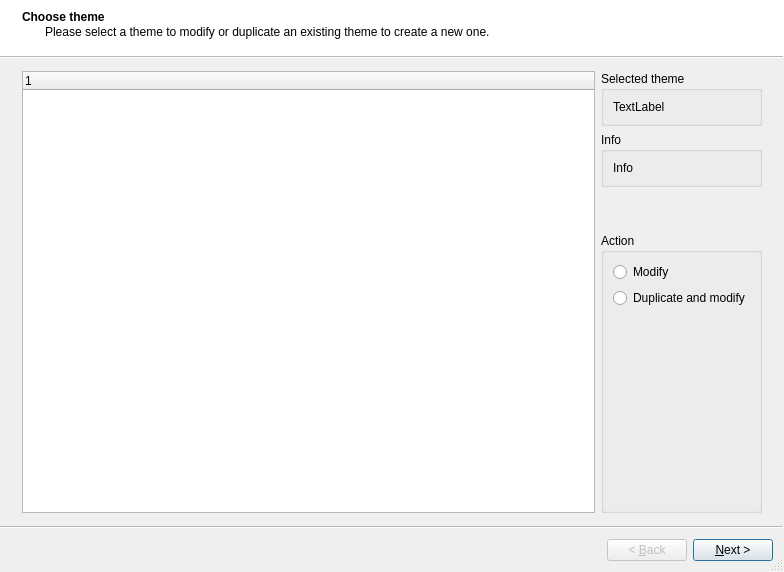
<?xml version="1.0" encoding="UTF-8"?>
<ui version="4.0">
 <class>ThemeWizard</class>
 <widget class="QWizard" name="ThemeWizard">
  <property name="geometry">
   <rect>
    <x>0</x>
    <y>0</y>
    <width>784</width>
    <height>572</height>
   </rect>
  </property>
  <property name="windowTitle">
   <string>Wizard</string>
  </property>
  <property name="sizeGripEnabled">
   <bool>true</bool>
  </property>
  <property name="modal">
   <bool>true</bool>
  </property>
  <property name="wizardStyle">
   <enum>QWizard::ModernStyle</enum>
  </property>
  <property name="options">
   <set>QWizard::NoCancelButton|QWizard::NoDefaultButton</set>
  </property>
  <widget class="QWizardPage" name="wizardPage1">
   <property name="title">
    <string>Choose theme</string>
   </property>
   <property name="subTitle">
    <string>Please select a theme to modify or duplicate an existing theme to create a new one.</string>
   </property>
   <layout class="QHBoxLayout" name="horizontalLayout">
    <item>
     <widget class="QTreeWidget" name="themeTreeWidget">
      <property name="sizeAdjustPolicy">
       <enum>QAbstractScrollArea::AdjustToContentsOnFirstShow</enum>
      </property>
      <column>
       <property name="text">
        <string notr="true">1</string>
       </property>
      </column>
     </widget>
    </item>
    <item>
     <layout class="QVBoxLayout" name="verticalLayout_2">
      <item>
       <widget class="QGroupBox" name="groupBox_3">
        <property name="title">
         <string>Selected theme</string>
        </property>
        <layout class="QVBoxLayout" name="verticalLayout_5">
         <item>
          <widget class="QLabel" name="themeNameLabel">
           <property name="text">
            <string notr="true">TextLabel</string>
           </property>
          </widget>
         </item>
        </layout>
       </widget>
      </item>
      <item>
       <widget class="QGroupBox" name="groupBox_5">
        <property name="title">
         <string>Info</string>
        </property>
        <layout class="QVBoxLayout" name="verticalLayout_7">
         <item>
          <widget class="QLabel" name="infoLabel">
           <property name="enabled">
            <bool>true</bool>
           </property>
           <property name="text">
            <string notr="true">Info</string>
           </property>
           <property name="wordWrap">
            <bool>true</bool>
           </property>
           <property name="openExternalLinks">
            <bool>true</bool>
           </property>
          </widget>
         </item>
        </layout>
       </widget>
      </item>
      <item>
       <spacer name="verticalSpacer_2">
        <property name="orientation">
         <enum>Qt::Vertical</enum>
        </property>
        <property name="sizeType">
         <enum>QSizePolicy::Maximum</enum>
        </property>
        <property name="sizeHint" stdset="0">
         <size>
          <width>20</width>
          <height>40</height>
         </size>
        </property>
       </spacer>
      </item>
      <item>
       <widget class="QGroupBox" name="groupBox">
        <property name="title">
         <string>Action</string>
        </property>
        <layout class="QVBoxLayout" name="verticalLayout">
         <item>
          <widget class="QRadioButton" name="modifyRadioButton">
           <property name="text">
            <string>Modify</string>
           </property>
          </widget>
         </item>
         <item>
          <widget class="QRadioButton" name="duplicateAndModifyRadioButton">
           <property name="text">
            <string>Duplicate and modify</string>
           </property>
          </widget>
         </item>
         <item>
          <spacer name="verticalSpacer">
           <property name="orientation">
            <enum>Qt::Vertical</enum>
           </property>
           <property name="sizeHint" stdset="0">
            <size>
             <width>20</width>
             <height>40</height>
            </size>
           </property>
          </spacer>
         </item>
        </layout>
       </widget>
      </item>
     </layout>
    </item>
   </layout>
  </widget>
  <widget class="QWizardPage" name="wizardPage2">
   <property name="title">
    <string>Modify</string>
   </property>
   <property name="subTitle">
    <string>Modify the selected theme.</string>
   </property>
   <layout class="QVBoxLayout" name="verticalLayout_8">
    <item>
     <widget class="QLabel" name="outputInfoLabel">
      <property name="text">
       <string notr="true">infos</string>
      </property>
      <property name="alignment">
       <set>Qt::AlignCenter</set>
      </property>
      <property name="wordWrap">
       <bool>true</bool>
      </property>
      <property name="textInteractionFlags">
       <set>Qt::LinksAccessibleByMouse|Qt::TextSelectableByMouse</set>
      </property>
     </widget>
    </item>
    <item>
     <widget class="QWidget" name="widget" native="true">
      <layout class="QHBoxLayout" name="horizontalLayout_2">
       <item>
        <layout class="QVBoxLayout" name="verticalLayout_6" stretch="0,1">
         <item>
          <widget class="QGroupBox" name="groupBox_4">
           <property name="title">
            <string>Theme settings</string>
           </property>
           <layout class="QFormLayout" name="formLayout">
            <item row="0" column="0">
             <widget class="QLabel" name="nameLabel">
              <property name="text">
               <string>Name</string>
              </property>
             </widget>
            </item>
            <item row="0" column="1">
             <widget class="QLineEdit" name="nameLineEdit"/>
            </item>
            <item row="2" column="0">
             <widget class="QLabel" name="typeLabel">
              <property name="text">
               <string>Type</string>
              </property>
             </widget>
            </item>
            <item row="2" column="1">
             <widget class="ComboBox" name="typeComboBox"/>
            </item>
           </layout>
          </widget>
         </item>
         <item>
          <widget class="QTableWidget" name="colorTableWidget">
           <property name="alternatingRowColors">
            <bool>true</bool>
           </property>
           <property name="selectionMode">
            <enum>QAbstractItemView::SingleSelection</enum>
           </property>
           <property name="sortingEnabled">
            <bool>true</bool>
           </property>
           <attribute name="horizontalHeaderVisible">
            <bool>false</bool>
           </attribute>
           <attribute name="horizontalHeaderCascadingSectionResizes">
            <bool>true</bool>
           </attribute>
           <attribute name="horizontalHeaderMinimumSectionSize">
            <number>100</number>
           </attribute>
           <attribute name="horizontalHeaderDefaultSectionSize">
            <number>150</number>
           </attribute>
           <attribute name="horizontalHeaderStretchLastSection">
            <bool>true</bool>
           </attribute>
           <attribute name="verticalHeaderVisible">
            <bool>false</bool>
           </attribute>
          </widget>
         </item>
        </layout>
       </item>
       <item>
        <widget class="QTabWidget" name="tabWidget">
         <property name="autoFillBackground">
          <bool>true</bool>
         </property>
         <property name="currentIndex">
          <number>0</number>
         </property>
         <widget class="QWidget" name="tab">
          <attribute name="title">
           <string>Side</string>
          </attribute>
          <layout class="QVBoxLayout" name="verticalLayout_11">
           <property name="leftMargin">
            <number>0</number>
           </property>
           <property name="topMargin">
            <number>0</number>
           </property>
           <property name="rightMargin">
            <number>0</number>
           </property>
           <property name="bottomMargin">
            <number>0</number>
           </property>
           <item>
            <widget class="QGroupBox" name="groupBox_2">
             <property name="autoFillBackground">
              <bool>true</bool>
             </property>
             <property name="title">
              <string>Example</string>
             </property>
             <property name="flat">
              <bool>true</bool>
             </property>
             <layout class="QVBoxLayout" name="verticalLayout_3">
              <property name="leftMargin">
               <number>0</number>
              </property>
              <property name="topMargin">
               <number>0</number>
              </property>
              <property name="rightMargin">
               <number>0</number>
              </property>
              <property name="bottomMargin">
               <number>0</number>
              </property>
              <item>
               <widget class="QWidget" name="sideThemeExampleWidget" native="true">
                <property name="autoFillBackground">
                 <bool>true</bool>
                </property>
                <layout class="QVBoxLayout" name="verticalLayout_4">
                 <item>
                  <widget class="QLineEdit" name="lineEdit">
                   <property name="text">
                    <string>Example</string>
                   </property>
                  </widget>
                 </item>
                 <item>
                  <widget class="QLineEdit" name="lineEdit_2">
                   <property name="placeholderText">
                    <string>This is a placeholder text</string>
                   </property>
                  </widget>
                 </item>
                 <item>
                  <layout class="QHBoxLayout" name="horizontalLayout_3">
                   <item>
                    <widget class="QCheckBox" name="checkBox">
                     <property name="text">
                      <string>CheckBox</string>
                     </property>
                    </widget>
                   </item>
                   <item>
                    <widget class="QSpinBox" name="spinBox"/>
                   </item>
                   <item>
                    <widget class="QToolButton" name="toolButton">
                     <property name="toolTip">
                      <string>Example</string>
                     </property>
                     <property name="text">
                      <string>...</string>
                     </property>
                     <property name="icon">
                      <iconset resource="../../3rdparty/icons.qrc">
                       <normaloff>:/icons/backup/document-edit.svg</normaloff>:/icons/backup/document-edit.svg</iconset>
                     </property>
                     <property name="autoRaise">
                      <bool>true</bool>
                     </property>
                    </widget>
                   </item>
                  </layout>
                 </item>
                 <item>
                  <widget class="ComboBox" name="comboBoxExample">
                   <item>
                    <property name="text">
                     <string>test</string>
                    </property>
                   </item>
                   <item>
                    <property name="text">
                     <string>test 2</string>
                    </property>
                   </item>
                  </widget>
                 </item>
                 <item>
                  <widget class="QPushButton" name="pushButton">
                   <property name="toolTip">
                    <string>Example</string>
                   </property>
                   <property name="text">
                    <string>Example</string>
                   </property>
                   <property name="icon">
                    <iconset resource="../../3rdparty/icons.qrc">
                     <normaloff>:/icons/backup/accessibility.svg</normaloff>:/icons/backup/accessibility.svg</iconset>
                   </property>
                  </widget>
                 </item>
                 <item>
                  <widget class="QListWidget" name="listWidget">
                   <item>
                    <property name="text">
                     <string>Example</string>
                    </property>
                   </item>
                   <item>
                    <property name="text">
                     <string>Example 2</string>
                    </property>
                   </item>
                   <item>
                    <property name="text">
                     <string>Example 3</string>
                    </property>
                   </item>
                  </widget>
                 </item>
                 <item>
                  <widget class="Line" name="line">
                   <property name="frameShadow">
                    <enum>QFrame::Plain</enum>
                   </property>
                   <property name="orientation">
                    <enum>Qt::Horizontal</enum>
                   </property>
                  </widget>
                 </item>
                 <item>
                  <widget class="QLabel" name="label_3">
                   <property name="toolTip">
                    <string>Example</string>
                   </property>
                   <property name="text">
                    <string>Example</string>
                   </property>
                  </widget>
                 </item>
                </layout>
               </widget>
              </item>
             </layout>
            </widget>
           </item>
          </layout>
         </widget>
         <widget class="QWidget" name="tab_2">
          <property name="autoFillBackground">
           <bool>true</bool>
          </property>
          <attribute name="title">
           <string>Middle</string>
          </attribute>
          <layout class="QVBoxLayout" name="verticalLayout_12">
           <property name="leftMargin">
            <number>0</number>
           </property>
           <property name="topMargin">
            <number>0</number>
           </property>
           <property name="rightMargin">
            <number>0</number>
           </property>
           <property name="bottomMargin">
            <number>0</number>
           </property>
           <item>
            <widget class="QGroupBox" name="groupBox_6">
             <property name="title">
              <string>Example</string>
             </property>
             <property name="flat">
              <bool>true</bool>
             </property>
             <layout class="QVBoxLayout" name="verticalLayout_9">
              <property name="leftMargin">
               <number>0</number>
              </property>
              <property name="topMargin">
               <number>0</number>
              </property>
              <property name="rightMargin">
               <number>0</number>
              </property>
              <property name="bottomMargin">
               <number>0</number>
              </property>
              <item>
               <widget class="QWidget" name="middleThemeExampleWidget" native="true">
                <property name="autoFillBackground">
                 <bool>true</bool>
                </property>
                <layout class="QVBoxLayout" name="verticalLayout_10">
                 <item>
                  <widget class="QLineEdit" name="lineEdit_3">
                   <property name="text">
                    <string>Example</string>
                   </property>
                  </widget>
                 </item>
                 <item>
                  <widget class="QLineEdit" name="lineEdit_4">
                   <property name="placeholderText">
                    <string>This is a placeholder text</string>
                   </property>
                  </widget>
                 </item>
                 <item>
                  <layout class="QHBoxLayout" name="horizontalLayout_4">
                   <item>
                    <widget class="QCheckBox" name="checkBox_2">
                     <property name="text">
                      <string>CheckBox</string>
                     </property>
                    </widget>
                   </item>
                   <item>
                    <widget class="QSpinBox" name="spinBox_2"/>
                   </item>
                   <item>
                    <widget class="QToolButton" name="toolButton_2">
                     <property name="toolTip">
                      <string>Example</string>
                     </property>
                     <property name="text">
                      <string>...</string>
                     </property>
                     <property name="icon">
                      <iconset resource="../../3rdparty/icons.qrc">
                       <normaloff>:/icons/backup/document-edit.svg</normaloff>:/icons/backup/document-edit.svg</iconset>
                     </property>
                     <property name="autoRaise">
                      <bool>true</bool>
                     </property>
                    </widget>
                   </item>
                  </layout>
                 </item>
                 <item>
                  <widget class="ComboBox" name="comboBoxExample_2">
                   <item>
                    <property name="text">
                     <string>test</string>
                    </property>
                   </item>
                   <item>
                    <property name="text">
                     <string>test 2</string>
                    </property>
                   </item>
                  </widget>
                 </item>
                 <item>
                  <widget class="QPushButton" name="pushButton_2">
                   <property name="toolTip">
                    <string>Example</string>
                   </property>
                   <property name="text">
                    <string>Example</string>
                   </property>
                   <property name="icon">
                    <iconset resource="../../3rdparty/icons.qrc">
                     <normaloff>:/icons/backup/accessibility.svg</normaloff>:/icons/backup/accessibility.svg</iconset>
                   </property>
                  </widget>
                 </item>
                 <item>
                  <widget class="QListWidget" name="listWidget_2">
                   <item>
                    <property name="text">
                     <string>Example</string>
                    </property>
                   </item>
                   <item>
                    <property name="text">
                     <string>Example 2</string>
                    </property>
                   </item>
                   <item>
                    <property name="text">
                     <string>Example 3</string>
                    </property>
                   </item>
                  </widget>
                 </item>
                 <item>
                  <widget class="Line" name="line_2">
                   <property name="frameShadow">
                    <enum>QFrame::Plain</enum>
                   </property>
                   <property name="orientation">
                    <enum>Qt::Horizontal</enum>
                   </property>
                  </widget>
                 </item>
                 <item>
                  <widget class="QLabel" name="label_4">
                   <property name="toolTip">
                    <string>Example</string>
                   </property>
                   <property name="text">
                    <string>Example</string>
                   </property>
                  </widget>
                 </item>
                </layout>
               </widget>
              </item>
             </layout>
            </widget>
           </item>
          </layout>
         </widget>
        </widget>
       </item>
      </layout>
     </widget>
    </item>
   </layout>
  </widget>
 </widget>
 <customwidgets>
  <customwidget>
   <class>ComboBox</class>
   <extends>QComboBox</extends>
   <header location="global">combobox.h</header>
  </customwidget>
 </customwidgets>
 <resources>
  <include location="../../3rdparty/icons.qrc"/>
 </resources>
 <connections/>
</ui>
